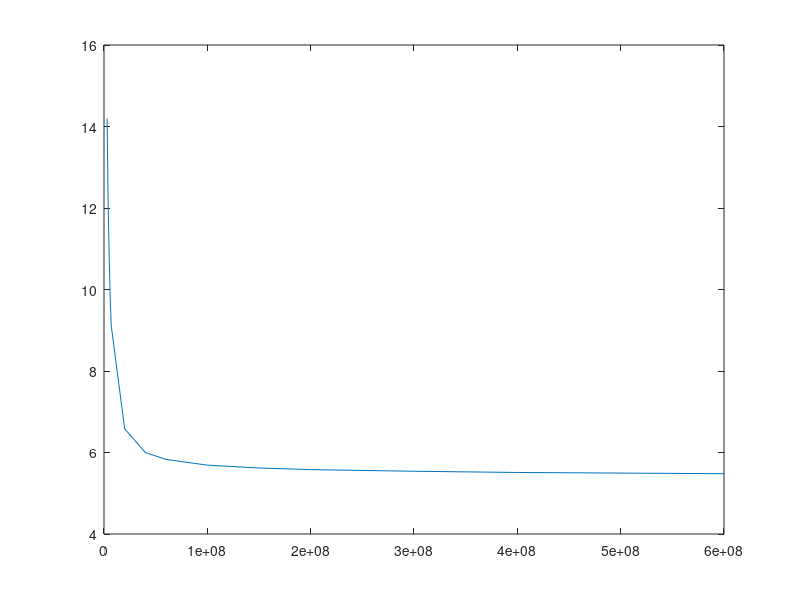

This figure's MATLAB source:
bfPerm = [1.42*10^1,1.21E+1,1.08E+1,9.80E+0,9.11E+0	,6.58E+0,6.00E+0,5.83E+0,5.69E+0,5.62E+0,5.58E+0,5.54E+0,5.51E+0,5.48E+0];
bgPerm = [5.02*10^1,3.71E+2	,2.97E+2,2.49E+2,2.17E+2,1.07E+2,8.26E+1,7.49E+1,6.88E+1 ,6.57E+1,6.41E+1,6.24E+1,6.15E+1,6.05E+1];
skinPerm = [7.46E+2,6.54E+2	,5.79E+2,5.18E+2,2.09E+2,1.24E+2,9.57E+1,7.29E+1,3.06E-2,6.15E+1,5.57E+1,4.98E+1,4.68E+1,4.36E+1];

bfCon = [2.68*10^-2,2.71E-2, 2.74E-2,2.76E-2,2.77E-2,2.86E-2,2.91E-2,2.94E-2,3.00E-2,3.06E-2,3.12E-2,3.27E-2,3.46E-2,3.93E-2];
bgCon = [6.71*10^-1,6.85E-1,6.94E-1,7.01E-1,7.07E-1,7.41E-1,7.63E-1,7.76E-1,7.94E-1,8.11E-1,8.25E-1,8.51E-1,8.77E-1,9.34E-1];
skinCon = [6.31E-2,8.82E-2,1.11E-1,1.32E-1,2.90E-1,3.78E-1,4.28E-1,4.91E-1,5.43E-1,5.82E-1,6.41E-1,6.88E-1,7.65E-1];

fq = [3, 4 , 5,6,7,20,40,60,100,150,200,300,400,600];

fq = fq*10^6;

%Data taken from : https://itis.swiss/virtual-population/tissue-properties/database/dielectric-properties/

plot(fq,bfPerm)